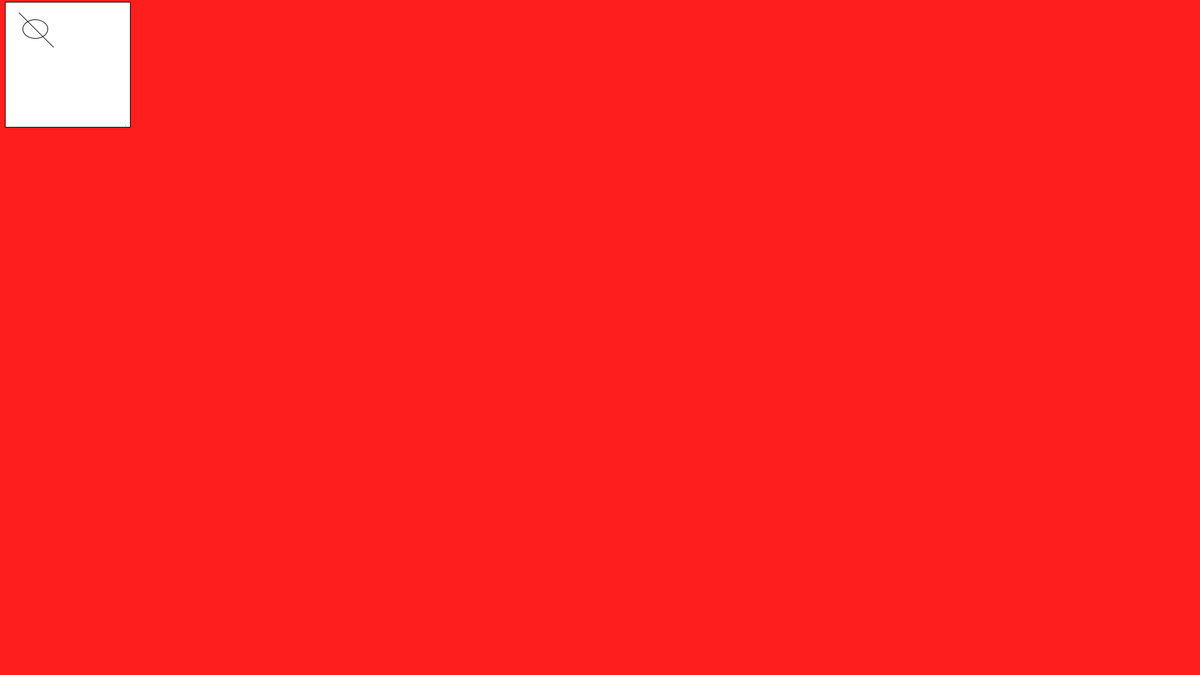
Frame 1 (no input)
Frame 60 (the mouse pressed at the canvas centre just before this capture): identical to frame 1, image omitted
Frame 120 (the mouse held since frame 60 and released just before this capture): identical to frame 1, image omitted

The Processing sketch that drew this single still picture (run headless with seeded random() and noise(); from frame 60 on, the mouse is pressed at the canvas centre):

// Processing sketch: josemiguels01t00
// ── josemiguels01t00.pde
void setup(){
  
  background(255,30,30);
  size (1920,1080);
}
 void draw () {
   rect (CENTER + 5 ,CENTER, 200,200);
   point (200,200);
   ellipse(56, 46, 40, 30);
   line(30, 20, 85, 75);
   
 }
